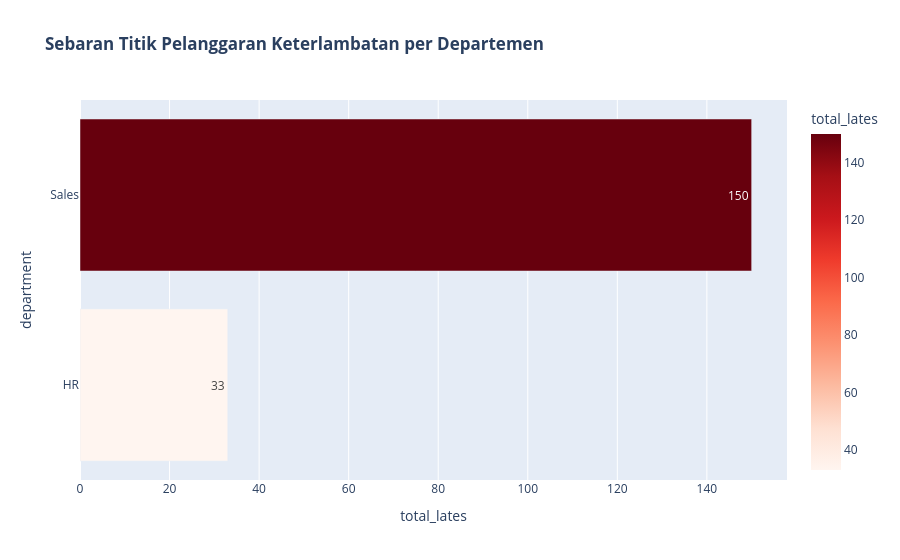

This figure's notebook cell:
### Markdown cell above
<div style="background-color: #f8f9fa; padding: 15px; border-left: 6px solid #17a2b8; border-radius: 4px;">
<b>📉 Business Insight (Pola Garis Waktu Kehadiran):</b><br>
Pola grafik oranye (Terlambat/Late) memiliki konsistensi mendatar di garis bawah, menyingkapkan bahwa **selalu ada minoritas segelintir komplotan karyawan yang terus-menerus mendobrak pagar kedisiplinan 08:15** pada tiap harinya! Ketimbang menghukum se-departemen, automasi surel (*email alert*) esok akan berfokus melacak ID individu berantai ini untuk disodorkan SP1.
</div>

### Code cell
# B. KETERLAMBATAN PER DEPARTEMEN (LATE FREQUENCY BAR CHART)
merged_df = pd.merge(attendance, employees, on='employee_id', how='left')
late_dept = merged_df[merged_df['late_flag'] == True].groupby('department').size().reset_index(name='total_lates')

fig2 = px.bar(late_dept.sort_values('total_lates'), x='total_lates', y='department', orientation='h',
              title='<b>Sebaran Titik Pelanggaran Keterlambatan per Departemen</b>', 
              color='total_lates', color_continuous_scale='Reds',
              text_auto=True)
fig2.show()

### Figure 1 — Plotly figure (JSON) as saved in the notebook; plotly's stock layout.template omitted (floating-point values rounded to 4 significant figures)
{"data": [{"alignmentgroup": "True", "hovertemplate": "total_lates=%{marker.color}<br>department=%{y}<extra></extra>", "legendgroup": "", "marker": {"color": [33, 150], "coloraxis": "coloraxis", "pattern": {"shape": ""}}, "name": "", "offsetgroup": "", "orientation": "h", "showlegend": false, "textposition": "auto", "texttemplate": "%{x}", "type": "bar", "x": [33, 150], "xaxis": "x", "y": ["HR", "Sales"], "yaxis": "y"}], "layout": {"barmode": "relative", "coloraxis": {"colorbar": {"title": {"text": "total_lates"}}, "colorscale": [[0, "rgb(255,245,240)"], [0.125, "rgb(254,224,210)"], [0.25, "rgb(252,187,161)"], [0.375, "rgb(252,146,114)"], [0.5, "rgb(251,106,74)"], [0.625, "rgb(239,59,44)"], [0.75, "rgb(203,24,29)"], [0.875, "rgb(165,15,21)"], [1, "rgb(103,0,13)"]]}, "legend": {"tracegroupgap": 0}, "title": {"text": "<b>Sebaran Titik Pelanggaran Keterlambatan per Departemen</b>"}, "xaxis": {"anchor": "y", "domain": [0, 1], "title": {"text": "total_lates"}}, "yaxis": {"anchor": "x", "domain": [0, 1], "title": {"text": "department"}}}}
